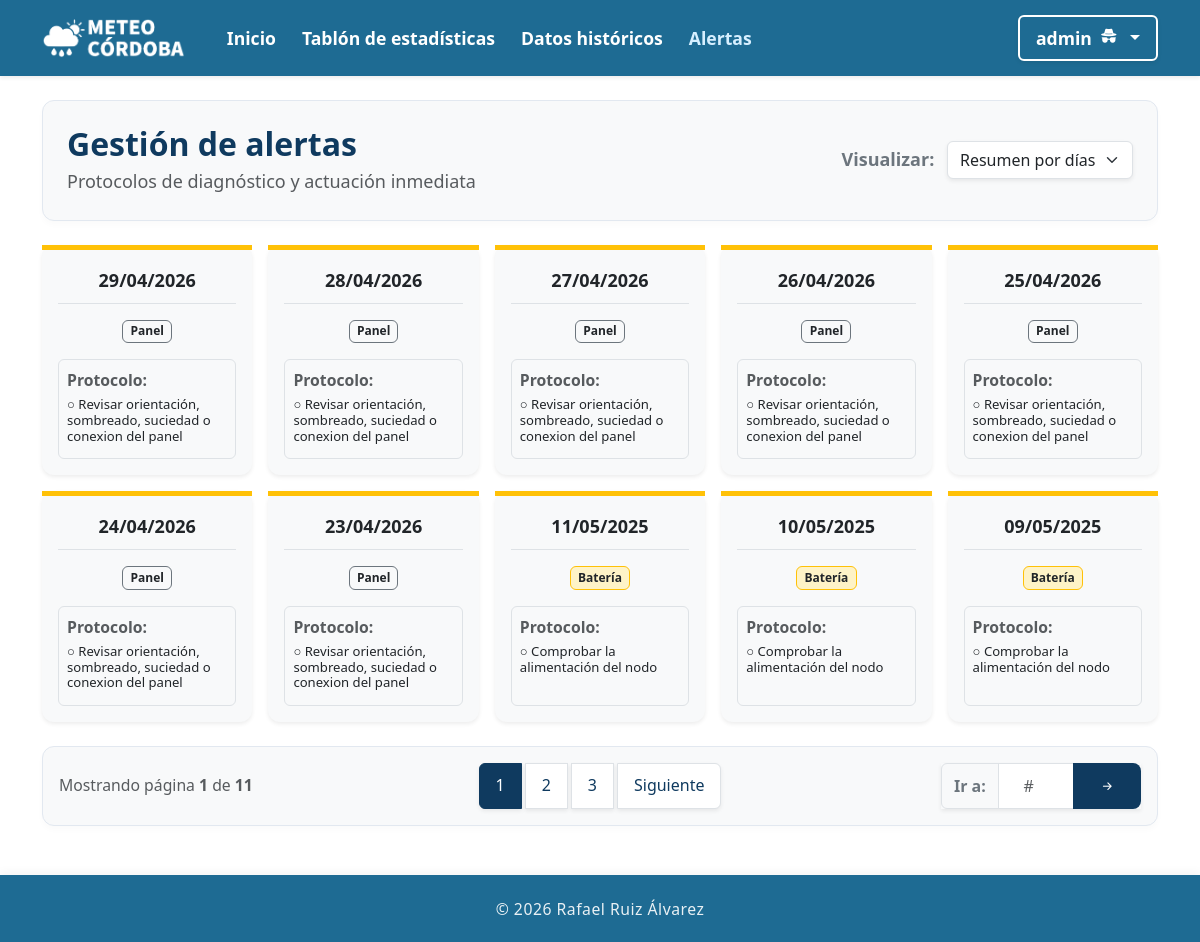
Screenshot of /alertas/ (signed in) with the database file from the repository.
### clima_app/models.py (models this page shows, shortened)
class RegistroDiario(models.Model):
    fecha = models.DateField(unique=True, verbose_name="Fecha")
    humedad_media_global = models.FloatField(verbose_name="Humedad Media Diaria (%)")
    temperatura_promedio_global = models.FloatField(verbose_name="Temperatura Media Diaria (°C)")
    bateria_v = models.FloatField(verbose_name="Voltaje Medio Batería (V)")
    panel_solar_v = models.FloatField(verbose_name="Voltaje Medio Panel (V)")
    alerta_sequedad_relativa = models.IntegerField(default=0)
    alerta_subida_brusca = models.IntegerField(default=0)
    alerta_caida_brusca = models.IntegerField(default=0)
    alerta_bateria_baja = models.IntegerField(default=0)
    alerta_panel_bajo = models.IntegerField(default=0)
    alerta_hueco_temporal = models.IntegerField(default=0)
    predic_humedad_futura = models.FloatField(verbose_name="Predicción Humedad Mañana (%)")
    predic_sequedad_relativa = models.IntegerField(default=0)
    predic_bateria_baja = models.IntegerField(default=0)
    predic_panel_bajo = models.IntegerField(default=0)
    predic_hueco_temporal = models.IntegerField(default=0)
    class Meta:
        ordering = ['-fecha']
        verbose_name = "Registro diario"
        verbose_name = "Registros diarios"

### clima_app/views.py (the view, shortened to what this page needs)
# urls.py: path('alertas/', views.panel_alertas, name='panel_alertas'),
@login_required
def panel_alertas(request):
    tipo_vista = request.GET.get('tipo', 'diario')
    page_number = request.GET.get('page')
    if tipo_vista == 'diario':
        queryset = RegistroDiario.objects.filter(
            Q(alerta_sequedad_relativa=1) |
            Q(alerta_bateria_baja=1) |
            Q(alerta_panel_bajo=1)
        ).order_by('-fecha')
    paginator = Paginator(queryset, 10)
    page_obj = paginator.get_page(page_number)
    index = page_obj.number - 1
    max_index = len(paginator.page_range)
    start_index = index - 3 if index >= 3 else 0
    end_index = index + 3 if index <= max_index - 3 else max_index
    page_range = list(paginator.page_range)[start_index:end_index]
    context = {
        'registros': page_obj,
        'tipo_vista': tipo_vista,
        'page_range': page_range, # Pasamos el rango calculado
    }
    return render(request, 'alertas.html', context)

### templates/alertas.html (shortened to what this page needs)
{% extends 'base.html' %}
{% block content %}
<div class="card card-agro p-4 mb-4" style="overflow: visible;">
    <div class="row align-items-center">
        <div class="col-md-7">
            <h2 class="fw-bold mb-1" style="color: var(--azul-oscuro);">Gestión de alertas</h2>
            <p class="text-muted mb-0">Protocolos de diagnóstico y actuación inmediata</p>
        </div>
        <div class="col-md-5 text-md-end mt-3 mt-md-0">
            <label class="fw-bold me-2 text-secondary">Visualizar:</label>
            <select class="form-select d-inline-block w-auto shadow-sm" id="selectorEscala" onchange="location.href='?tipo='+this.value">
                <option value="diario" {% if tipo_vista == 'diario' %}selected{% endif %}>Resumen por días</option>
            </select>
        </div>
    </div>
</div>
<div class="row row-cols-1 row-cols-md-3 row-cols-lg-5 g-3 mb-4">
    {% for r in registros %}
    <div class="col">
        <div class="card card-agro h-100 border-0 shadow-sm overflow-hidden d-flex flex-column">
            <div style="height: 5px; background-color: {% if r.alerta_sequedad_relativa %}#dc3545{% elif r.alerta_bateria_baja or r.alerta_panel_bajo %}#ffc107{% else %}#0dcaf0{% endif %};"></div>
            <div class="card-body p-3 d-flex flex-column">
                <div class="mb-3 text-center border-bottom pb-2">
                    <span class="text-dark fw-bold d-block">{{ r.fecha|date:"d/m/Y" }}</span>
                </div>
                <div class="mb-3 d-flex flex-wrap gap-1 justify-content-center">
                    {% if r.alerta_bateria_baja %}<span class="badge bg-warning-soft text-dark border border-warning small">Batería</span>{% endif %}
                    {% if r.alerta_panel_bajo %}<span class="badge bg-secondary-soft text-dark border border-secondary small">Panel</span>{% endif %}
                </div>
                <div class="bg-light p-2 rounded border flex-grow-1" style="min-height: 100px;">
                    <span class="text-muted d-block small mb-1 fw-bold">Protocolo:</span>
                    <div class="text-dark" style="font-size: 0.82rem; line-height: 1.2;">
                        {% if r.alerta_bateria_baja %} ○ Comprobar la alimentación del nodo<br>{% endif %}
                        {% if r.alerta_panel_bajo %} ○ Revisar orientación, sombreado, suciedad o conexion del panel<br>{% endif %}
                    </div>
                </div>
            </div>
        </div>
    </div>
    {% endfor %}
</div>
{% if registros.has_other_pages %}
<div class="card card-agro p-3 mt-4">
    <div class="row align-items-center">
        <div class="col-md-4 text-muted small text-center text-md-start mb-3 mb-md-0">
            Mostrando página <strong>{{ registros.number }}</strong> de <strong>{{ registros.paginator.num_pages }}</strong>
        </div>
        <div class="col-md-4">
            <nav aria-label="Navegación">
                <ul class="pagination justify-content-center mb-0 gap-1">
                    {% for num in registros.paginator.page_range %}
                        {% if registros.number == num %}
                            <li class="page-item active">
                                <span class="page-link shadow-sm" style="background-color: var(--azul-oscuro); border-color: var(--azul-oscuro);">{{ num }}</span>
                            </li>
                        {% elif num > registros.number|add:'-3' and num < registros.number|add:'3' %}
                            <li class="page-item">
                                <a class="page-link shadow-sm" href="?tipo={{ tipo_vista }}&page={{ num }}" style="color: var(--azul-oscuro);">{{ num }}</a>
                            </li>
                        {% endif %}
                    {% endfor %}
                    {% if registros.has_next %}
                        <li class="page-item">
                            <a class="page-link shadow-sm" href="?tipo={{ tipo_vista }}&page={{ registros.next_page_number }}" style="color: var(--azul-oscuro);">Siguiente</a>
                        </li>
                    {% endif %}
                </ul>
            </nav>
        </div>
        <div class="col-md-4 text-end">
            <div class="input-group shadow-sm" style="max-width: 200px; margin-left: auto;">
                <span class="input-group-text bg-light small text-secondary fw-bold">Ir a:</span>
                <input type="number" id="inputSaltoPagina" class="form-control text-center" min="1" max="{{ registros.paginator.num_pages }}" placeholder="#">
                <button class="btn btn-agro-principal" type="button" onclick="saltarAPagina()">
                    <i class="bi bi-arrow-right-short"></i>
                </button>
            </div>
        </div>
    </div>
</div>
{% endif %}
{% endblock %}

### templates/base.html (shortened to what this page needs)
<!DOCTYPE html>
<html lang="es">
<head>
    <link href="https://cdn.jsdelivr.net/npm/bootstrap@5.3.0/dist/css/bootstrap.min.css" rel="stylesheet">
    <link rel="stylesheet" href="https://cdn.jsdelivr.net/npm/bootstrap-icons@1.11.0/font/bootstrap-icons.css">
    {% load static %}
    <link rel="stylesheet" href="{% static 'css/estilos.css' %}">
</head>
<body>
    <nav class="navbar navbar-expand-lg navbar-agro shadow-sm mb-4">
        <div class="container">
            <a class="navbar-brand d-flex align-items-center" href="{% url 'index' %}">
                <img src="{% static 'img/logo.png' %}" alt="Logo MeteoCordoba" height="40" class="me-2">
            </a>
            <div class="collapse navbar-collapse" id="navMain">
                <ul class="navbar-nav me-auto">
                    <li class="nav-item">
                        <a class="nav-link {% if request.resolver_match.url_name == 'index' %}active{% endif %}" href="{% url 'index' %}">Inicio</a>
                    </li>
                    {% if request.user.is_authenticated %}
                        <li class="nav-item">
                            <a class="nav-link {% if request.resolver_match.url_name == 'dashboard' %}active{% endif %}" href="{% url 'dashboard' %}">Tablón de estadísticas</a>
                        </li>
                        <li class="nav-item">
                            <a class="nav-link {% if request.resolver_match.url_name == 'vista_datos' %}active{% endif %}" href="{% url 'vista_datos' %}">Datos históricos</a>
                        </li>
                        <li class="nav-item">
                            <a class="nav-link {% if request.resolver_match.url_name == 'panel_alertas' %}active{% endif %}" href="{% url 'panel_alertas' %}">Alertas</a>
                        </li>
                    {% endif %}
                </ul>
                <ul class="navbar-nav ms-auto align-items-center gap-2">
                    {% if request.user.is_authenticated %}
                        <li class="nav-item dropdown position-relative">
                            <a class="nav-link dropdown-toggle btn btn-light border border-white border-2 px-3 shadow-sm text-dark d-flex align-items-center justify-content-center gap-2" href="#" id="userDropdown" role="button" data-bs-toggle="dropdown" aria-expanded="false" data-bs-display="static">
                                <span>{{ request.user.username }}</span>
                                {% if request.user.is_staff %}
                                    <i class="bi bi-incognito lh-1" title="Administrador" style="font-size: 1.1rem; margin-top: -2px;"></i>
                                {% endif %}
                            </a>
                        </li>
                    {% else %}
                        <li class="nav-item">
                            <a class="btn btn-agro-principal px-3 shadow-sm" href="{% url 'login' %}">
                                <i class="bi bi-box-arrow-in-right me-1"></i> Iniciar sesión
                            </a>
                        </li>
                    {% endif %}
                </ul>
            </div>
        </div>
    </nav>
    <main class="container">
        {% block content %}
        {% endblock %}
    </main>
    <footer class="footer-agro mt-5">
        <div class="container text-center">
            <span class="small">&copy; 2026 Rafael Ruiz Álvarez</span>
        </div>
    </footer >
</body>
</html>

### static/css/estilos.css (style rules this page uses)
:root { --azul-central: #1E6B93; --azul-oscuro: #0F3A5F; --azul-claro: #D6EFFF; --gris-card: #F8F9FA; --gris-borde: #E2E8F0; --danger-soft: #fee2e2; --warning-soft: #fef3c7; --info-soft: #e0f2fe; --primary-soft: #dbeafe; }
html, body { height: 100%; }
main { flex: 1 0 auto; }
body { background-color: #FFFFFF; font-family: 'Source Sans 3', 'Segoe UI', Tahoma, Geneva, Verdana, sans-serif; font-size: 1.125rem; line-height: 1.6; color: #333; display: flex; flex-direction: column; }
.navbar-agro { background-color: var(--azul-central) !important; padding-top: 0.8rem; padding-bottom: 0.8rem; }
.navbar-agro .navbar-brand { color: #FFFFFF !important; font-weight: 700; font-size: 1.4rem; }
.navbar-agro .nav-link { color: #FFFFFF !important; font-weight: 600; font-size: 1.1rem; margin-left: 10px; transition: color 0.2s; }
.navbar-agro .nav-link:hover, .navbar-agro .nav-link.active { color: var(--azul-claro) !important; }
.card-agro { background-color: var(--gris-card); border: 1px solid var(--gris-borde); border-radius: 12px; box-shadow: 0 4px 6px rgba(0,0,0,0.02); transition: transform 0.2s, box-shadow 0.2s; overflow: visible !important; }
.btn-agro-principal { background-color: var(--azul-oscuro); color: #FFFFFF; font-weight: 600; font-size: 1.1rem; padding: 10px 25px; border: none; border-radius: 8px; transition: all 0.2s; }
.pagination .page-link { padding: 0.6rem 1rem; font-weight: 500; transition: all 0.2s ease; border-color: #dee2e6; }
.bg-warning-soft { background-color: var(--warning-soft); }
.badge.small { font-size: 0.75rem; padding: 0.4em 0.6em; }
.footer-agro { background-color: var(--azul-central); color: #FFFFFF; padding: 1.2rem 0; margin-top: 1.5rem; flex-shrink: 0; box-shadow: 0 -2px 10px rgba(0,0,0,0.05); }
.footer-agro span { font-weight: 500; letter-spacing: 0.5px; opacity: 0.9; }

### rows the page displays
RegistroDiario: alerta_sequedad_relativa 0 (drawn), fecha "29/04/2026", alerta_panel_bajo "Panel", shows "○ Revisar orientación, sombreado, suciedad o conexion del panel"
RegistroDiario: alerta_sequedad_relativa 0 (drawn), fecha "28/04/2026", alerta_panel_bajo "Panel", shows "○ Revisar orientación, sombreado, suciedad o conexion del panel"
RegistroDiario: alerta_sequedad_relativa 0 (drawn), fecha "27/04/2026", alerta_panel_bajo "Panel", shows "○ Revisar orientación, sombreado, suciedad o conexion del panel"
RegistroDiario: alerta_sequedad_relativa 0 (drawn), fecha "26/04/2026", alerta_panel_bajo "Panel", shows "○ Revisar orientación, sombreado, suciedad o conexion del panel"
RegistroDiario: alerta_sequedad_relativa 0 (drawn), fecha "25/04/2026", alerta_panel_bajo "Panel", shows "○ Revisar orientación, sombreado, suciedad o conexion del panel"
RegistroDiario: alerta_sequedad_relativa 0 (drawn), fecha "24/04/2026", alerta_panel_bajo "Panel", shows "○ Revisar orientación, sombreado, suciedad o conexion del panel"
RegistroDiario: alerta_sequedad_relativa 0 (drawn), fecha "23/04/2026", alerta_panel_bajo "Panel", shows "○ Revisar orientación, sombreado, suciedad o conexion del panel"
RegistroDiario: alerta_sequedad_relativa 0 (drawn), fecha "11/05/2025", alerta_bateria_baja "Batería"
RegistroDiario: alerta_sequedad_relativa 0 (drawn), fecha "10/05/2025", alerta_bateria_baja "Batería"
RegistroDiario: alerta_sequedad_relativa 0 (drawn), fecha "09/05/2025", alerta_bateria_baja "Batería"

### other values shown
{{ request.user.username }} "admin"
{{ registros.number }} "1"
{{ registros.paginator.num_pages }} "11"
{{ num }} "1"
{{ num }} "2" "3"
